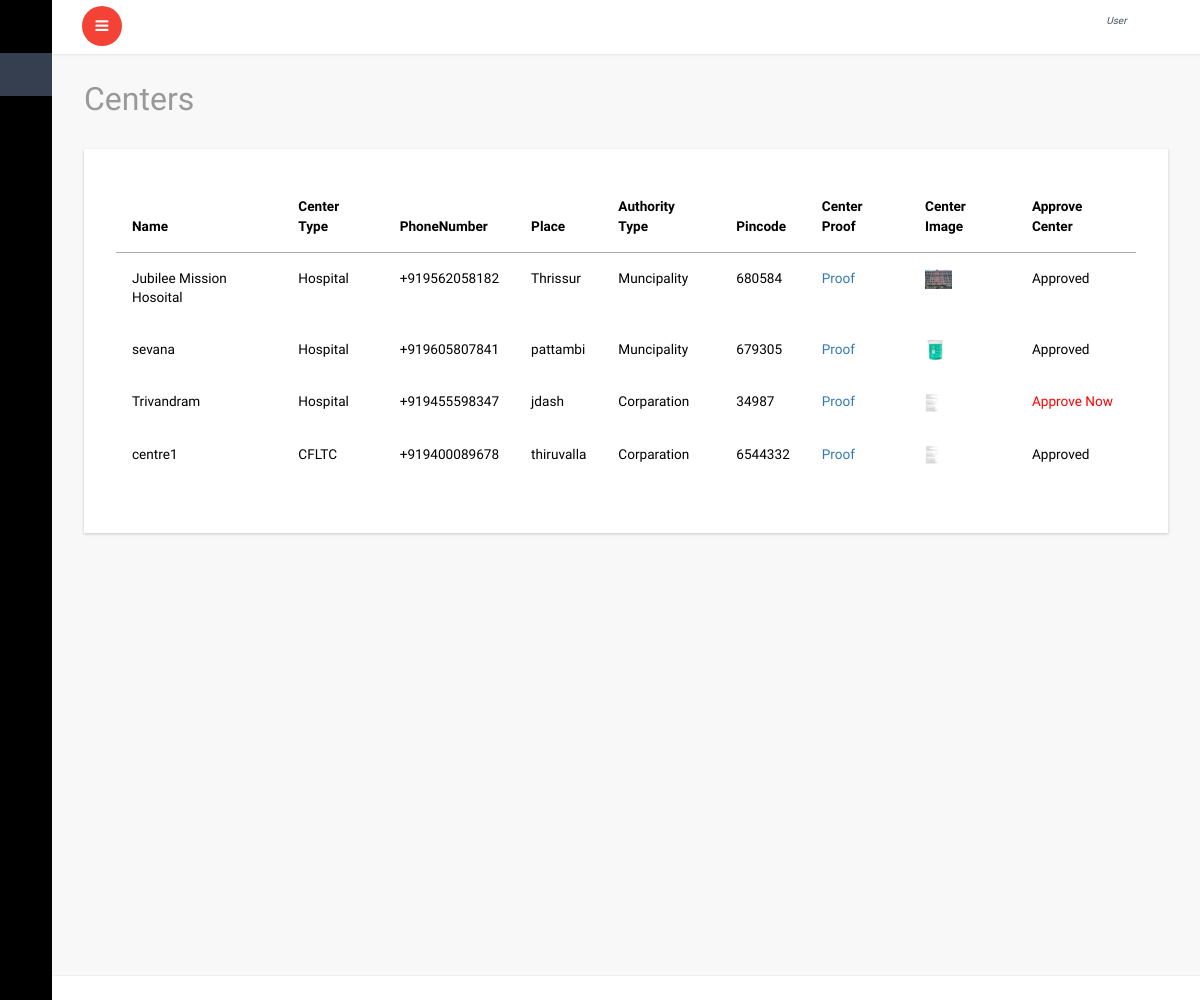
Page /allcenters/ on the earlier database version.
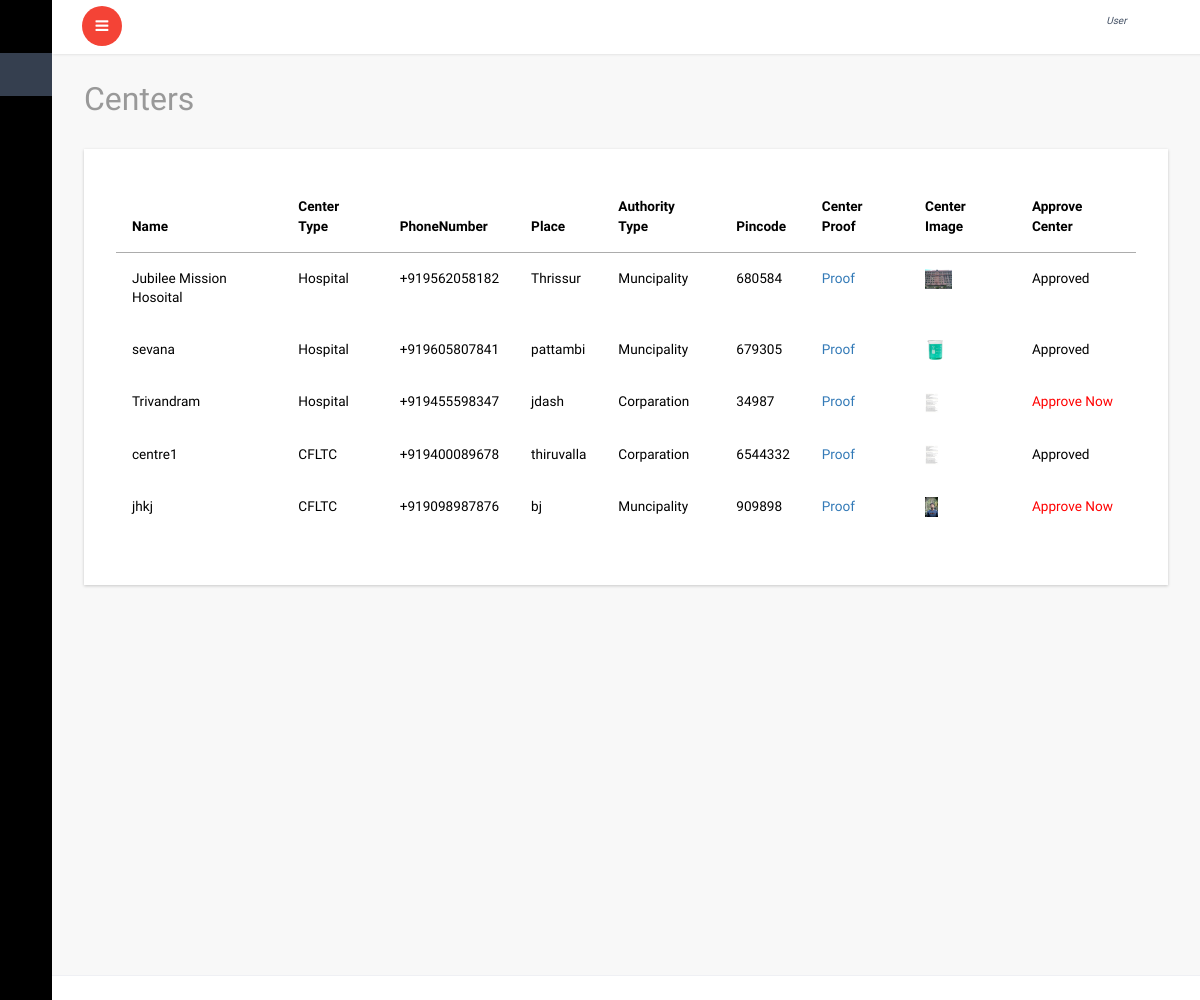
Same page on the later database version.
### account/models.py (models this page shows, shortened)
class Center(models.Model):
    user=models.OneToOneField(User,on_delete=models.CASCADE)
    center_name=models.CharField(max_length=50)
    authority_type=models.CharField(max_length=50,choices=authority_types,default=govermnet)
    center_pincode=models.PositiveIntegerField()
    center_place=models.CharField(max_length=60)
    center_type=models.CharField(max_length=50,choices=ceter_types,)
    center_ideantification_proof=models.FileField(upload_to='center_proof')
    center_phone=PhoneNumberField()
    center_photo=models.ImageField(upload_to='center_photo')
    status_appruval=models.BooleanField(default=False)

### account/views.py (the view)
# urls.py: path('allcenters/',views.allcenters,name='allcenters'),
def allcenters(request):
    c=Center.objects.all()
    return render(request,'admin/centers.html',{'c':c})

### templates/admin/centers.html (shortened to what this page needs)
{% extends 'dashboard/index.html' %}
{% block content %}
			<div id="page-wrapper">
				<div class="graphs">
					<h3 class="blank1">Centers</h3>
					 <div class="xs tabls">
						<div class="bs-example4" data-example-id="contextual-table">
                            <table class="table">
                                {% if c %}
                                <thead>
                                    <tr>
                                      <th>Name</th>
                                      <th>Center Type</th>
                                      <th>PhoneNumber</th>
                                       <th>Place</th>
                                       <th>Authority Type</th>
                                       <th>Pincode</th>
                                       <th>Center Proof</th>
                                        <th>Center Image</th>
                                        <th>Approve Center</th>
                                    </tr>
                                </thead>
                                <tbody>
                                    {% for l in c %}
                                    <tr>
                                        <td>{{l.center_name}}</td>
                                        <td>{{l.center_type}}</td>
                                        <td>{{l.center_phone}}</td>
                                        <td>{{l.center_place}}</td>
                                        <td>{{l.authority_type}}</td>
                                        <td>{{l.center_pincode}}</td>
                                        <td><a href="{{l.center_ideantification_proof.url}}">Proof</a></td>
                                        <td><img src="{{l.center_photo.url}}" height="20em"></td>
                                        {% if l.status_appruval == True %}
                                        <td>Approved</td>
                                        {% else %}
                                        <td><a href="{% url 'centerappruval' l.id %}" style="color: red ; ">Approve Now</a></td>
                                        {% endif %}
                                    </tr>
                                    {% endfor %}
                                </tbody>
                            </table>
                            {% else %}
                            <h4>No Centers Registerd For appruval</h4>
                            {% endif %}
					   </div>
						</div>
						</div>
					</div>
		{% endblock %}

### templates/dashboard/index.html (shortened to what this page needs)
<!DOCTYPE HTML>
<html>
{% include 'dashboard/left.html' %}
    {% include 'dashboard/header.html' %}
			{% block content %}{% endblock %}
			<footer>
			</footer>
</body>
</html>

### templates/dashboard/left.html (shortened to what this page needs)
<html lang="en">
<head>
</head>
<body>
    <head>
        <link href="/static/dashboard/css/bootstrap.min.css" rel='stylesheet' type='text/css' />
        <link href="/static/dashboard/css/style.css" rel='stylesheet' type='text/css' />
        <link href="/static/dashboard/css/font-awesome.css" rel="stylesheet">
        <link rel="stylesheet" href="/static/dashboard/css/icon-font.min.css" type='text/css' />
        <link href="/static/dashboard/css/animate.css" rel="stylesheet" type="text/css" media="all">
        </head>
         <body class="sticky-header left-side-collapsed"  onload="initMap()">
            <section>
                <div class="left-side sticky-left-side">
                    <div class="logo-icon text-center">
                        <a href="{% url 'index' %}"><i class="lnr lnr-home"></i> </a>
                    </div>
                    <div class="left-side-inner">
                            <ul class="nav nav-pills nav-stacked custom-nav">
                                <li class="active"><a href="{% url 'dashboard' %}"><i class="lnr lnr-power-switch"></i><span>Dashboard</span></a></li>
                            </ul>
                    </div>
                </div>
</body>
</html>

### templates/dashboard/header.html (shortened to what this page needs)
<html lang="en">
<head>
</head>
<body>
		<div class="main-content">
			<div class="header-section">
			<a class="toggle-btn  menu-collapsed"><i class="fa fa-bars"></i></a>
			<div class="menu-right">
				<div class="user-panel-top">
					<div class="profile_details">
						<ul>
							<li class="dropdown profile_details_drop">
								<a href="#" class="dropdown-toggle" data-toggle="dropdown" aria-expanded="false">
									<div class="profile_img">
										{% if user.is_superuser %}
										<span style="background:url(/static/dashboard/images/1.jpg) no-repeat center"> </span>
										 <div class="user-name">
											<p>{{user.username}}<span>Administrator</span></p>
											{% elif user.center.center_type == 'Hospital' %}
											<span style="background:url({{user.center.center_photo.url}}) no-repeat center"> </span>
										 	<div class="user-name">
											<p>{{user.center.center_name}}<span>Hospital</span></p>
											{% elif user.center.user_type == 'CSLTC' %}
											<span style="background:url({{user.center.center_photo.url}}) no-repeat center"> </span>
										 	<div class="user-name">
											<p>{{user.center.center_name}}<span>CSLTC</span></p>
											{% elif user.center.user_type == 'CFLTC' %}
											<span style="background:url({{user.center.center_photo.url}}) no-repeat center"> </span>
										 	<div class="user-name">
											<p>{{user.center.center_name}}<span>CFLTC</span></p>
											{% elif user.center.user_type == 'Domicile' %}
											<span style="background:url({{user.center.center_photo.url}}) no-repeat center"> </span>
										 	<div class="user-name">
											<p>{{user.center.center_name}}<span>Domicile</span></p>
											{% elif user.lab.lab_type == 'private' %}
											<span style="background:url({{user.lab.photo_of_lab.url}}) no-repeat center"> </span>
										 	<div class="user-name">
											<p>{{user.lab.lab_name}}<span>Lab</span></p>
											{% elif user.lab.lab_type == 'hospital' %}
											<span style="background:url({{user.lab.photo_of_lab.url}}) no-repeat center"> </span>
										 	<div class="user-name">
											<p>{{user.lab.center.center_name}}<span>Lab</span></p>
											{% elif user.home %}
										 	<div class="user-name">
											<p>{{user.home.name}}<span>Home</span></p>
											{% elif user.dmo %}
										 	<div class="user-name">
											<p>{{user.dmo.name}}<span>DMO</span></p>
											{% elif user.doctor %}
											<span style="background:url({{user.doctor.doctor_photo.url}}) no-repeat center"> </span>
										 	<div class="user-name">
											<p>{{user.dmo.name}}<span>Doctor</span></p>
											{% else %}
											<div class="user-name">
											<p>{{user.userregister.name}}<span>User</span></p>
											{% endif %}
										 </div>
										 <i class="lnr lnr-chevron-down"></i>
										<div class="clearfix"></div>
									</div>
								</a>
							</li>
							<div class="clearfix"> </div>
						</ul>
					</div>
					<div class="clearfix"></div>
				</div>
			  </div>
			</div>
</body>
</html>

Differences in the rows shown:
added Center: center_name "jhkj", center_type "CFLTC", center_phone "+919098987876", center_place "bj", authority_type "Muncipality", center_pincode "909898", center_photo (picture), status_appruval "Approve Now"
